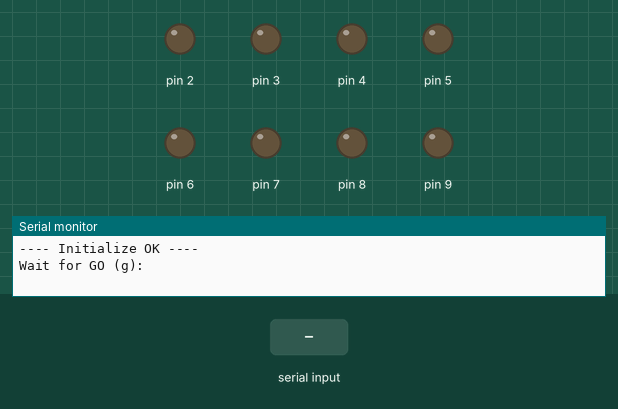
The sketch below on a simulated Arduino Uno, built with avr-gcc and run on an emulated ATmega328P. Parts: output pins drawn as LEDs (lit = HIGH), the last lines printed to the serial monitor. The inputs (shaded band) are chosen by the test bench. Pins used as bus, display or sensor lines are not drawn.

Above: at 5.2 s.
5.3 s: "g" received over Serial
At 6.7 s:
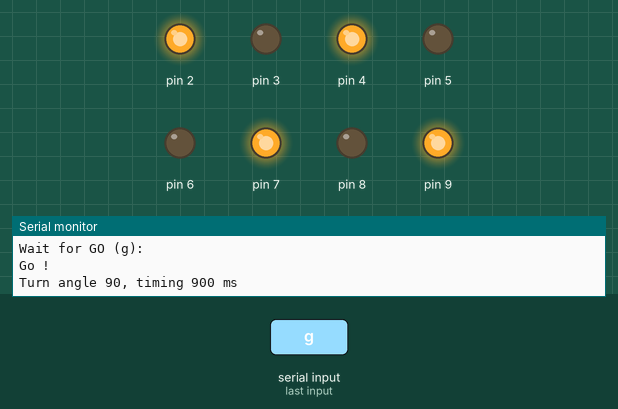
At 7.5 s:
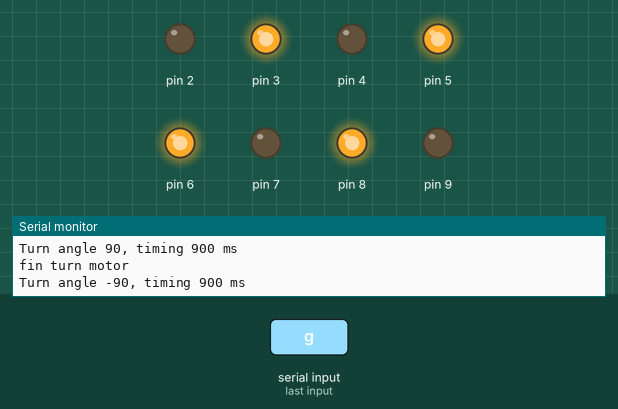
Timing chart, 0 to 9.4 s (numbered marks = the images above; inputs shaded):
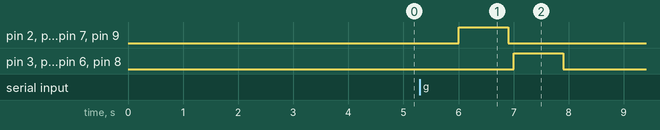

The sketch:

TestMotor.ino
```cpp
#include "common.h"
#include "logger.h"
#include "motor.h"

Motor motors[4];

void setup() {

  delay(1000);
  logline("---- Initialize ----");
  Motor* Front_L= &(motors[0]);
  Motor* Front_R= &(motors[1]);
  Motor* Back_L= &(motors[2]);
  Motor* Back_R= &(motors[3]);

  motor_configure(Front_L, 0x0010, 0, MOTOR_POSITION_L ,0, 7, 6);
  motor_configure(Front_R, 0x0011, 0, MOTOR_POSITION_R,0, 3, 2);
  motor_configure(Back_L, 0x0012,  0, MOTOR_POSITION_L, 0, 9, 8);
  motor_configure(Back_R, 0x0013,  0, MOTOR_POSITION_R, 0, 5, 4);

  motor_init(Front_L);
  motor_init(Front_R);
  motor_init(Back_L);
  motor_init(Back_R);

  log_init();

  delay(3000);
  logline("---- Initialize OK ----");
  logline("Wait for GO (g): ");
}


void loop()
{
  byte input= Serial.read();
  if(input == 'g'){
    logline("Go !");

    //moveOne(Front_L,300, MOTOR_DIRECTION_FWD);
    //moveOne(Front_R,300, MOTOR_DIRECTION_FWD);
    //moveOne(Back_L,300, MOTOR_DIRECTION_FWD);
    //moveOne(Back_R,300, MOTOR_DIRECTION_FWD);

    //moveMany(motors, 4, 2000, MOTOR_DIRECTION_FWD);

    int motorsLindex[2]={
      0,2                        };
    int motorsRindex[2]={
      1,3                        };

    motor_rotateMany(motors, 4, 90);
    delay(100);
    motor_rotateMany(motors, 4, -90);
    delay(100);

    logline("done.");
  }
  else{
    delay(1000);
  }
}
```

common.h
```cpp
#ifndef COMMON_H
#define COMMON_H

#include "Arduino.h"

#define uint unsigned int
#define ulong unsigned long

#endif
```

logger.h
```cpp
#ifndef LOGGER_H
#define LOGGER_H

#include "Common.h"

int DEBUG_ON=1;

void log_init(){
  if(DEBUG_ON){
    // initialize serial communication:
    Serial.begin(9600);
  }
}

/**
 * Fonction permettant de logger une chaîne de caractère (sans retour chariot !).
 */
void log(char* str){
  if(DEBUG_ON){
    Serial.print(str);
  }
}

/**
 * Fonction permettant de logger une chaîne de caractère avec retour chariot.
 */
void logline(char* str){
  if(DEBUG_ON){
    Serial.println(str);
  }
}

#endif
```

motor.h
```cpp
#ifndef MOTOR_H
#define MOTOR_H

#include "Arduino.h"

/***************************************************
* Structures
****************************************************/

/**
 * Definit les infos nécessaires à un moteur.
 */
typedef struct{
  int iId;
  int iIsActive;
  int iPinEnable;
  int iPinFwd;
  int iPinRev;

  //0 : N/A, 1 : Left, 2 : Right
  int iPosition;
}
Motor;

/***************************************************
* Constantes
****************************************************/
const int MOTOR_DIRECTION_FWD=1;
const int MOTOR_DIRECTION_REV=2;

const int MOTOR_POSITION_NONE=0;
const int MOTOR_POSITION_L=1;
const int MOTOR_POSITION_R=2;


/***************************************************
* Fonctions
****************************************************/

/**
 * Permet de configurer en une ligne un moteur.
 */
void motor_configure(Motor* motor, int id, int isactive, int position,int pinenable, int pinfwd, int pinrev){
  motor->iId = id;
  motor->iIsActive = isactive;
  motor->iPinEnable = pinenable;
  motor->iPinFwd = pinfwd;
  motor->iPinRev = pinrev;
  motor->iPosition = position;
}

/**
 * Arrête un moteur.
 */
void motor_stop (Motor* motor, boolean bStayActive){
  digitalWrite(motor->iPinFwd, LOW);
  digitalWrite(motor->iPinRev, LOW);

  if(bStayActive){
    digitalWrite(motor->iPinEnable, HIGH);
  }
  else{
    digitalWrite(motor->iPinEnable, LOW);
    motor->iIsActive=0;
  }
  delayMicroseconds(2);
}

/**
 * Active simplement un moteur (pas de verif !)
 */
void motor_toggle(Motor* motor, int idirection, boolean force_init){
  if(force_init){
    digitalWrite(motor->iPinFwd, LOW);
    digitalWrite(motor->iPinRev, LOW);
  }

  //FWD
  if(idirection ==1){
    digitalWrite(motor->iPinFwd, HIGH);
  }
  //REV
  else if(idirection ==2){
    digitalWrite(motor->iPinRev, HIGH);
  }
}

/**
 * Initialise un moteur.
 */
void motor_init(Motor* motor){
  pinMode(motor->iPinEnable, OUTPUT);
  pinMode(motor->iPinFwd, OUTPUT);
  pinMode(motor->iPinRev, OUTPUT);
  motor->iIsActive = 0;

  motor_stop(motor, false);
}

/**
 * idelayms : nombre de MILLI secondes dans un sens
 * value : si 1 : FWD, si 2 : REV
 */
void motor_moveOne(Motor* motor, ulong idelayms, int idirection)
{
  if(motor->iIsActive=true){
    motor_stop(motor,true);
  }

  motor_toggle(motor, idirection, true);

  delay(idelayms);
  logline("fin move");
  motor_stop(motor, true);
}

/**
 * idelayms : nombre de MILLI secondes dans un sens
 * value : si 1 : FWD, si 2 : REV
 */
void motor_moveMany(Motor motorArray[], int motorArrayLength, ulong idelayms, int idirection)
{
  int i=0;

  for(i=0; i<motorArrayLength; i++){
    Motor* pmotor = &(motorArray[i]);
    if(pmotor->iIsActive=true){
      motor_stop(pmotor,true);
    }
  }

  for(i=0; i<motorArrayLength; i++){
    Motor* pmotor = &(motorArray[i]);
    motor_toggle(pmotor, idirection, true);
  }

  delay(idelayms);
  logline("fin move many motor");

  for(i=0; i<motorArrayLength; i++){
    Motor* pmotor = &(motorArray[i]);
    motor_stop(pmotor,true);
  }
}

/**
 * idelayms : nombre de MILLI secondes dans un sens
 * value : si 1 : FWD, si 2 : REV
 */
void motor_rotateMany(Motor motorArray[],int motorLenghtTotal, int iAngle)
{
  int i=0;

  //CALCUL !
  //vitesse angulaire en ms/0°
  int angularspeed = 10;
  int idelayms = 0;
  int DirectionL=MOTOR_DIRECTION_FWD;
  int DirectionR=MOTOR_DIRECTION_REV;

  if(iAngle<0){
    DirectionL=MOTOR_DIRECTION_REV;
    DirectionR=MOTOR_DIRECTION_FWD;
  }
  idelayms = abs(int(angularspeed * iAngle));
  char buffer[80];
  sprintf(buffer, "Turn angle %i, timing %i ms", iAngle, idelayms);
  logline(buffer);

  //STOP ALL
  for(i=0; i<motorLenghtTotal; i++){
    Motor* pmotor = &(motorArray[i]);
    if(pmotor->iIsActive=true){
      motor_stop(pmotor,true);
    }
  }

  if(idelayms<100){
    logline("No turn (not enough angle)");
  }
  else{

    //TURN!!!
    for(i=0; i<motorLenghtTotal; i++){
      Motor* pmotor = &(motorArray[i]);
      switch(pmotor->iPosition){
      case MOTOR_POSITION_L:
        motor_toggle(pmotor, DirectionL,true);
        break;
      case MOTOR_POSITION_R:
        motor_toggle(pmotor, DirectionR,true);
        break;
      default:
        break;
      }
    }

    //END TURN!!!
    delay(idelayms);
    logline("fin turn motor");


    //STOP ALL
    for(i=0; i<motorLenghtTotal; i++){
      Motor* pmotor = &(motorArray[i]);
      motor_stop(pmotor,true);
    }
  }
}

#endif
```

Measured:
- after the input at 5.3 s, pin 2, pin 4, pin 7, pin 9: LOW → HIGH after 0.70 s, → LOW 0.90 s later; pin 3, pin 5, pin 6, pin 8: LOW → HIGH after 1.7 s, → LOW 0.90 s later
